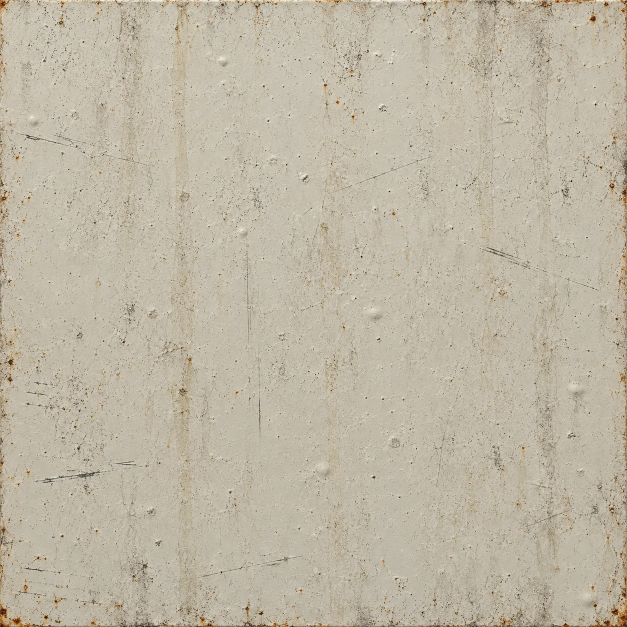
#> input picture stage-studio/assets/rooftop/ac_panel.webp, 1254 x 1254 px (shown at 1/2 size)
$ python noise.py ac_panel.webp
#> lines starting #> are read from the running program, lines starting #| are printed output that depends on the picture
"""コマのボケた背景の粒を測る。5px の中央値との差の標準偏差。python noise.py 画像..."""
import sys

import numpy as np
from PIL import Image
from scipy import ndimage as ndi

for f in sys.argv[1:]:
    a = np.asarray(Image.open(f).convert('L')).astype(np.float32)
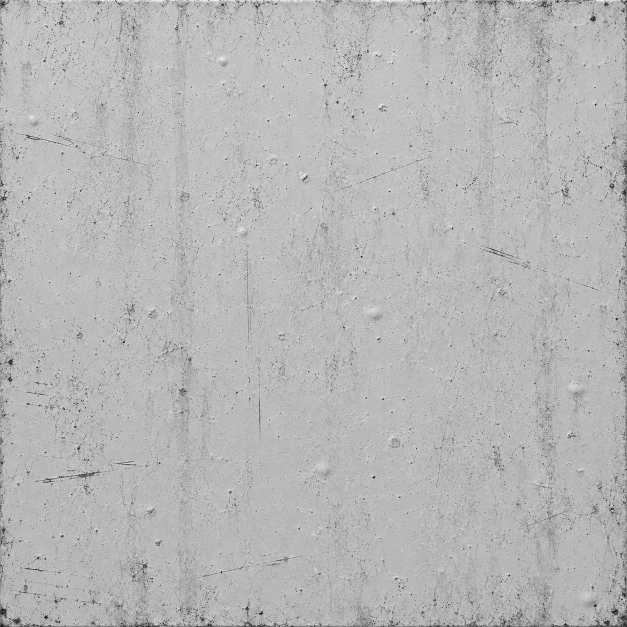
#> a: shape (1254, 1254) float32 (shown at 1/2 size); min 1, max 253, mean 183
    d = a - ndi.median_filter(a, 5)
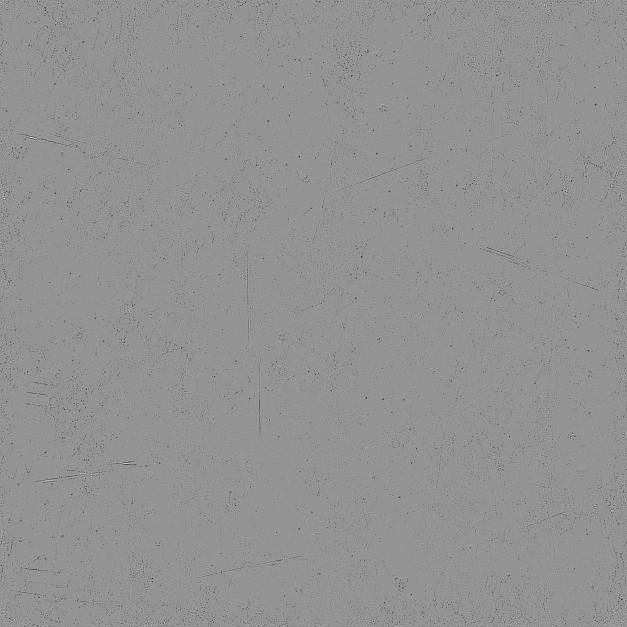
#> d: shape (1254, 1254) float32 (shown at 1/2 size); min -193, max 140, mean -1.9; drawn with min black and max white
    print(f, [round(float(d[y0:y1, x0:x1].std()), 2) for x0, x1, y0, y1 in ((300, 520, 340, 480), (40, 200, 1000, 1150), (100, 1000, 0, 500))])
#| ac_panel.webp [13.43, 12.06, 12.96]
